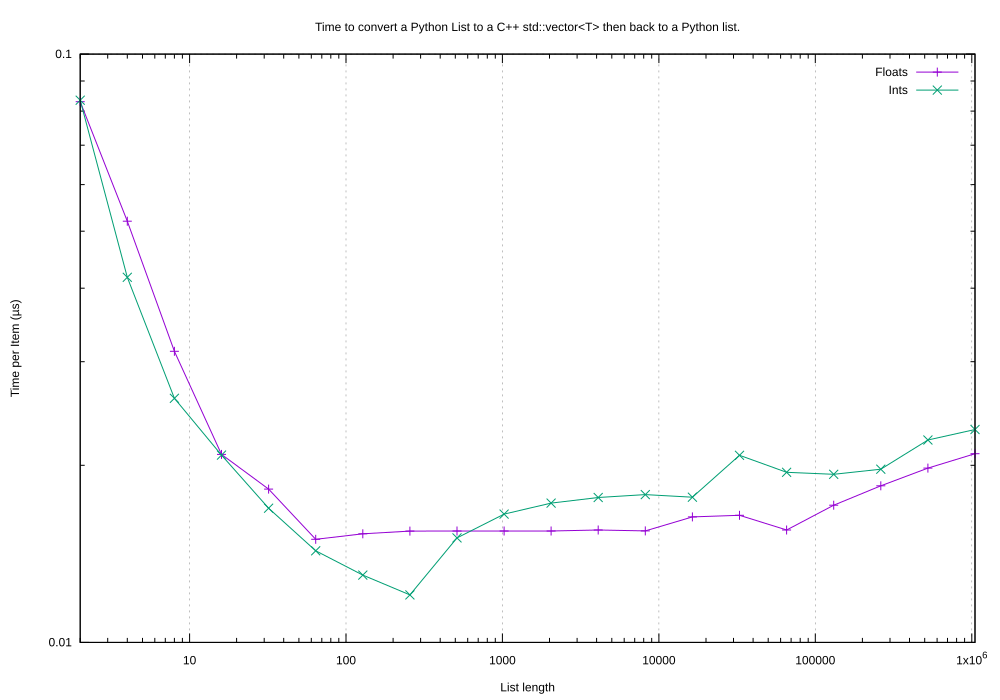

Write gnuplot code to recreate this figure.
set logscale x
set grid
set title "Time to convert a Python List to a C++ std::vector<T> then back to a Python list."
set xlabel "List length"

set logscale y
set ylabel "Time per Item (µs)"
# set yrange [8:35]
set ytics
# set ytics 8,35,3

# set logscale y2
# set y2label "Bytes"
# set y2range [1:1e9]
# set y2tics

set pointsize 1
set datafile separator whitespace

set key right

set terminal svg size 1400,700           # choose the file format
set output "images/list_float_int_roundtrip.svg"   # choose the output device

#plot "dat/test_new_list_float.dat" using 1:(1e6 * $4 / $1):(1e6 * ($2 - $3) / $1):(1e6 * ($2 + $3) / $1):(1e6 * $5 / $1) t "Floats" with candlesticks whiskerbars 0.5
#plot "dat/test_new_list_float.dat" using 1:(1e6 * $2 / $1):(1e6 * $4 / $1):(1e6 * $5 / $1) t "String length 128" with yerrorbars

plot "dat/test_new_list_float.dat" using 1:(1e6 * $3 / $1) t "Floats" with linespoints, \
    "dat/test_new_list_int.dat" using 1:(1e6 * $3 / $1) t "Ints" with linespoints


set terminal png size 1400,700           # choose the file format
set output "images/list_float_int_roundtrip.png"   # choose the output device

#plot "dat/test_new_list_float.dat" using 1:(1e6 * $4 / $1):(1e6 * ($2 - $3) / $1):(1e6 * ($2 + $3) / $1):(1e6 * $5 / $1) t "Floats" with candlesticks whiskerbars 0.5
#plot "dat/test_new_list_float.dat" using 1:(1e6 * $2 / $1):(1e6 * $4 / $1):(1e6 * $5 / $1) t "String length 128" with yerrorbars

plot "dat/test_new_list_float.dat" using 1:(1e6 * $3 / $1) t "Floats" with linespoints, \
    "dat/test_new_list_int.dat" using 1:(1e6 * $3 / $1) t "Ints" with linespoints

reset
